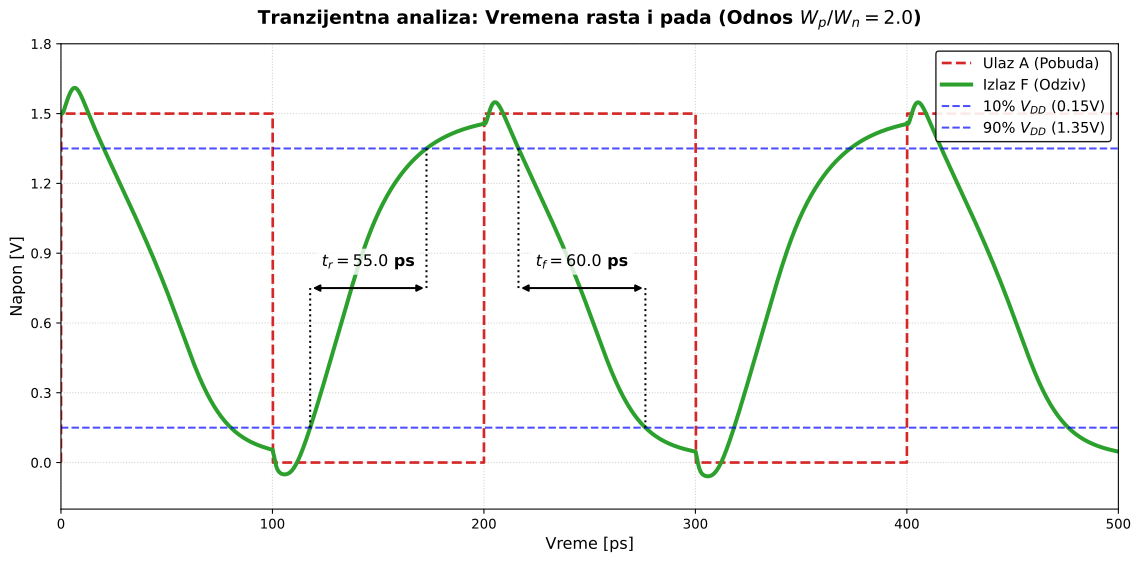

This chart was generated by the following Python code:
import numpy as np
import matplotlib.pyplot as plt
import matplotlib.ticker as ticker

podaci = np.loadtxt('/home/Nikola.Jankovic/projekat/slucaj_2/python/odziv_2_matching.txt') 

t = podaci[:, 0] * 1e12  
v_in = podaci[:, 1]          
v_out = podaci[:, 3]        

def nadji_presek(vreme, napon, prag, smer, pocetno_vreme):
    idx = np.where(vreme > pocetno_vreme)[0]
    t_sub, v_sub = vreme[idx], napon[idx]
    for i in range(len(v_sub)-1):
        if smer == 'rast' and v_sub[i] <= prag <= v_sub[i+1]:
            return np.interp(prag, [v_sub[i], v_sub[i+1]], [t_sub[i], t_sub[i+1]])
        elif smer == 'pad' and v_sub[i] >= prag >= v_sub[i+1]:
            return np.interp(prag, [v_sub[i+1], v_sub[i]], [t_sub[i+1], t_sub[i]])
    return None

tr_10 = nadji_presek(t, v_out, 0.15, 'rast', 80)
tr_90 = nadji_presek(t, v_out, 1.35, 'rast', 80)

tf_90 = nadji_presek(t, v_out, 1.35, 'pad', 180)
tf_10 = nadji_presek(t, v_out, 0.15, 'pad', 180)

t_r_izracunato = tr_90 - tr_10
t_f_izracunato = tf_10 - tf_90

fig, ax = plt.subplots(figsize=(12, 6))

ax.plot(t, v_in, color='#d62728', linewidth=2, linestyle='--', label='Ulaz A (Pobuda)')
ax.plot(t, v_out, color='#2ca02c', linewidth=3, label='Izlaz F (Odziv)')

ax.axhline(0.15, color='blue', linestyle='--', linewidth=1.5, alpha=0.7, label='10% $V_{DD}$ (0.15V)')
ax.axhline(1.35, color='blue', linestyle='--', linewidth=1.5, alpha=0.7, label='90% $V_{DD}$ (1.35V)')

visina_kote = 0.75 

ax.annotate('', xy=(tr_10, visina_kote), xytext=(tr_90, visina_kote),
            arrowprops=dict(arrowstyle='<|-|>', color='black', lw=1.5))
            
ax.plot([tr_10, tr_10], [0.15, visina_kote], color='black', linestyle=':', lw=1.5)
ax.plot([tr_90, tr_90], [visina_kote, 1.35], color='black', linestyle=':', lw=1.5)


ax.text((tr_10 + tr_90)/2, visina_kote + 0.08, f'$t_r = {t_r_izracunato:.1f}$ ps', 
        ha='center', va='bottom', fontsize=12, fontweight='bold', bbox=dict(facecolor='white', edgecolor='none', alpha=0.8))


ax.annotate('', xy=(tf_90, visina_kote), xytext=(tf_10, visina_kote),
            arrowprops=dict(arrowstyle='<|-|>', color='black', lw=1.5))

ax.plot([tf_90, tf_90], [visina_kote, 1.35], color='black', linestyle=':', lw=1.5)
ax.plot([tf_10, tf_10], [0.15, visina_kote], color='black', linestyle=':', lw=1.5)


ax.text((tf_90 + tf_10)/2, visina_kote + 0.08, f'$t_f = {t_f_izracunato:.1f}$ ps', 
        ha='center', va='bottom', fontsize=12, fontweight='bold', bbox=dict(facecolor='white', edgecolor='none', alpha=0.8))


ax.set_title('Tranzijentna analiza: Vremena rasta i pada (Odnos $W_p / W_n = 2.0$)', fontsize=14, fontweight='bold', pad=15)
ax.set_xlabel('Vreme [ps]', fontsize=12)
ax.set_ylabel('Napon [V]', fontsize=12)

ax.set_ylim(-0.2, 1.8)
ax.set_xlim(0, 500)

ax.grid(True, linestyle=':', alpha=0.6)
ax.xaxis.set_major_locator(ticker.MultipleLocator(100))
ax.yaxis.set_major_locator(ticker.MultipleLocator(0.3))

ax.legend(loc='upper right', fontsize=11, frameon=True, edgecolor='black', framealpha=0.9)


plt.tight_layout()
plt.savefig('/home/Nikola.Jankovic/projekat/slucaj_2/python/odziv_2_matching.svg', format='svg' , bbox_inches='tight')
plt.show()
